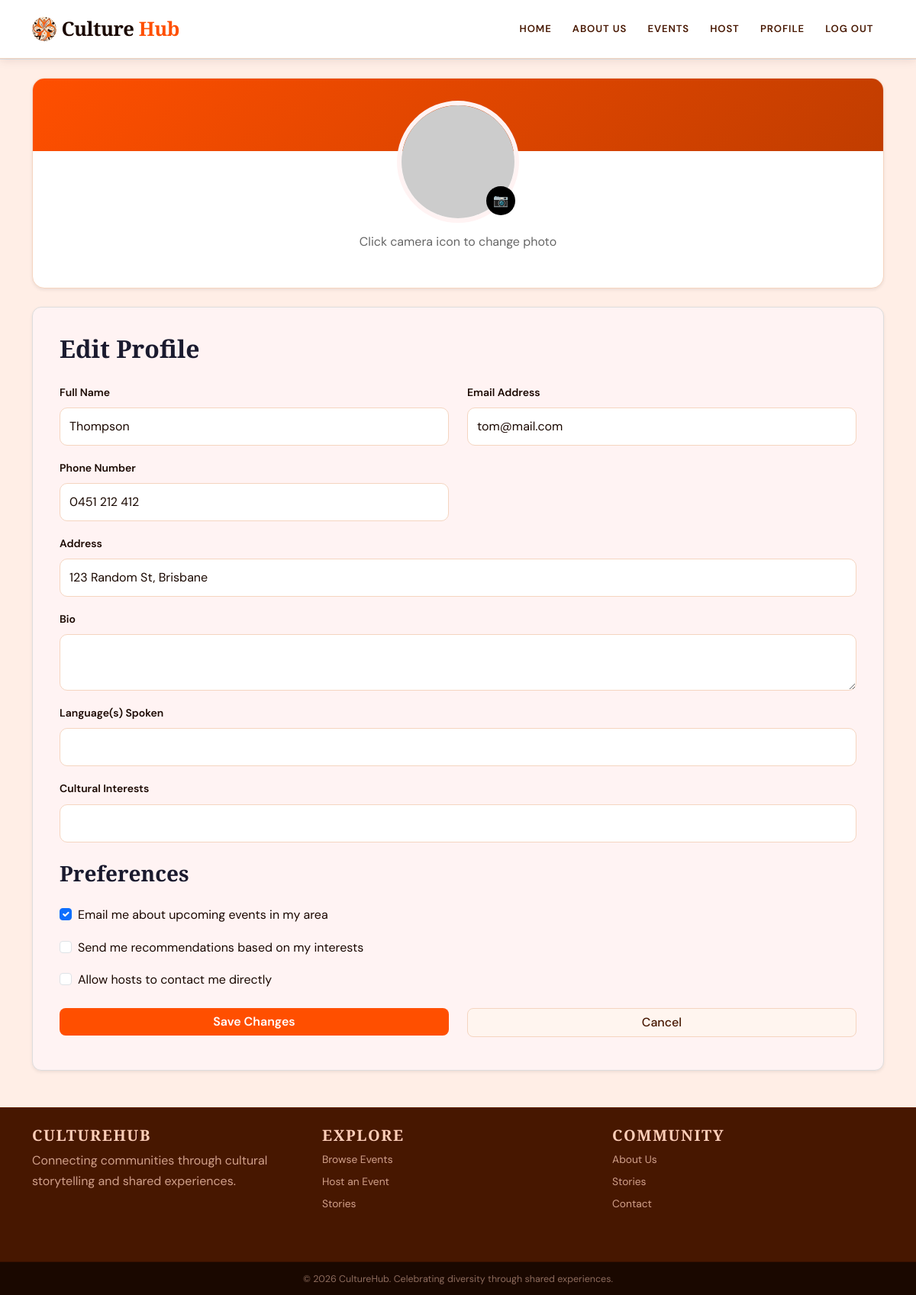
Page /user/edit-profile (signed in) on the committed database.
### culturehub/models.py (models this page shows)
class User(db.Model, UserMixin):
    id = db.Column(db.Integer, primary_key=True)
    name = db.Column(db.String(100), unique=True, nullable=False)
    email = db.Column(db.String(150), unique=True, nullable=False)
    phone = db.Column(db.String(20), nullable=False)
    address = db.Column(db.String(255), nullable=False)
    password_hash = db.Column(db.String(255), nullable=False)
    profile_image = db.Column(db.String(255), nullable=True)
    events = db.relationship('Event', backref='user', lazy=True)
    comments = db.relationship('Comment', backref='user', lazy=True)
    orders = db.relationship('Order', backref='user', lazy=True)
    bio = db.Column(db.Text, nullable=True)  # Optional field for user biography
    language = db.Column(db.String(255), nullable=True)  # Optional field for user's preferred language
    cultural_interests = db.Column(db.String(255), nullable=True)  # Optional field for user's cultural interests
    created_at = db.Column(db.DateTime, default=datetime.now)  # Timestamp for when the user account was created

### culturehub/views.py (the view, shortened to what this page needs)
@main_bp.route('/user/edit-profile', methods=['GET', 'POST'])
@login_required
def edit_profile():
    form = EditProfileForm(obj=current_user)
    if form.validate_on_submit():
        print("FROM SUBMITTED")
        print("PROFILE IMAGE DATA:", form.profile_image.data)
    return render_template('user/edit_profile.html', form=form, user=current_user)

### culturehub/forms.py
class EditProfileForm(FlaskForm):
    name = StringField("Full Name", validators=[InputRequired()])
    email = StringField("Email Address", validators=[InputRequired(), Email()])
    phone = StringField("Phone Number", validators=[InputRequired()])
    address = StringField("Address", validators=[InputRequired()])
    bio = TextAreaField("Bio", validators=[Length(max=500)])
    languages = StringField("Language(s) Spoken")
    cultural_interests = StringField("Cultural Interests")
    profile_image = FileField(
        "Profile Image",
        validators=[
            FileAllowed(["jpg", "jpeg", "png", "webp"], "Images only!")
        ]
    )
    submit = SubmitField("Update Profile")

### culturehub/templates/user/edit_profile.html (shortened to what this page needs)
{% extends "base.html" %}
{% block content %}
<div class="container my-4">
    <form method="POST" action="{{ url_for('main.edit_profile') }}" enctype="multipart/form-data">
    <section class="profile-header shadow-sm mb-4">
        <div class="edit-profile-banner text-center">
            <div class="profile-image-wrapper">
                <img src="{{ url_for('static', filename='profile_pics/' + user.profile_image)
                     if user.profile_image else 'https://placehold.co/160x160' }}" alt="Profile photo"
                    class="edit-profile-photo" id="profileImagePreview">
                <button type="button" class="camera-btn"
                    onclick="document.getElementById('profileImageInput').click();">
                    📷
                </button>
            </div>
            <p class="upload-text">
                Click camera icon to change photo
            </p>
        </div>
    </section>
    <section class="edit-profile-form shadow-sm">
        <h2 class="form-title">Edit Profile</h2>
        <div class="row">
            <div class="col-md-6 mb-3">
                {{ form.name.label(class="form-label") }}
                {{ form.name(class="form-control") }}
            </div>
            <div class="col-md-6 mb-3">
                {{ form.email.label(class="form-label") }}
                {{ form.email(class="form-control") }}
            </div>
        </div>
        <div class="row">
            <div class="col-md-6 mb-3">
                {{ form.phone.label(class="form-label") }}
                {{ form.phone(class="form-control") }}
            </div>
        </div>
        <div class="mb-3">
            {{ form.address.label(class="form-label") }}
            {{ form.address(class="form-control") }}
        </div>
        <div class="mb-3">
            {{ form.bio.label(class="form-label") }}
            {{ form.bio(class="form-control") }}
        </div>
        <div class="mb-3">
            {{ form.languages.label(class="form-label") }}
            {{ form.languages(class="form-control") }}
        </div>
        <div class="mb-4">
            {{ form.cultural_interests.label(class="form-label") }}
            {{ form.cultural_interests(class="form-control") }}
        </div>
        <h3 class="preferences-title">Preferences</h3>
        <div class="form-check mb-3">
            <input class="form-check-input" type="checkbox" checked>
            <label class="form-check-label">
                Email me about upcoming events in my area
            </label>
        </div>
        <div class="form-check mb-3">
            <input class="form-check-input" type="checkbox">
            <label class="form-check-label">
                Send me recommendations based on my interests
            </label>
        </div>
        <div class="form-check mb-4">
            <input class="form-check-input" type="checkbox">
            <label class="form-check-label">
                Allow hosts to contact me directly
            </label>
        </div>
        <div class="row">
            <div class="col-md-6 mb-2">
                <button type="submit" class="btn btn-primary w-100">
                    Save Changes
                </button>
            </div>
            <div class="col-md-6 mb-2">
                <a href="{{ url_for('main.profile') }}" class="btn btn-light w-100">
                    Cancel
                </a>
            </div>
        </div>
    </section>
    </form>
</div>
{% endblock %}

### culturehub/static/style/stylesheet.css (style rules this page uses)
:root { --cream-light: #FFEEE6; --cream: #FFCEB8; --accent: #FF4F00; --accent-dark: #C13D00; --accent-pale: rgba(255, 79, 0, 0.10); --brown: #471700; --brown-dark: #1A0800; --text: #1A0800; --text-mid: #471700; --text-muted: #8B4A2B; --border: rgba(255, 79, 0, 0.18); --card: #FFF5EF; --card-border: #F5D5C0; --font-display: 'Playfair Display', serif; --font-body: 'DM Sans', sans-serif; --radius: 10px; --radius-lg: 16px; --shadow-sm: 0 2px 12px rgba(71, 23, 0, 0.10); --shadow: 0 8px 32px rgba(71, 23, 0, 0.14); --transition: all 0.22s cubic-bezier(0.4, 0, 0.2, 1); }
*, *::before, *::after { box-sizing: border-box; }
html { scroll-behavior: smooth; }
body { font-family: var(--font-body); background-color: var(--cream-light); color: var(--text); font-size: 1rem; line-height: 1.65; min-height: 100vh; }
h1, h2, h3, h4, h5, h6 { font-family: var(--font-display); color: var(--text); }
a { color: var(--accent); text-decoration: none; transition: var(--transition); }
.btn-primary, .btn-primary:hover, .btn-primary:active, .btn-primary:focus, .btn-primary:visited { background: var(--accent) !important; border-color: var(--accent) !important; color: #fff !important; font-family: var(--font-body) !important; font-weight: 600 !important; border-radius: 8px !important; transition: var(--transition) !important; }
.btn-light, .btn-secondary { background: var(--card) !important; border-color: var(--card-border) !important; color: var(--text-mid) !important; border-radius: 8px !important; font-weight: 500 !important; }
.form-control { background: #fff !important; border: 1px solid var(--card-border) !important; color: var(--text) !important; border-radius: var(--radius) !important; font-family: var(--font-body) !important; }
.form-control::placeholder { color: var(--text-muted) !important; opacity: 0.7; }
.form-label { font-weight: 600 !important; color: var(--text) !important; font-size: 0.875rem; }
.profile-header { background: #fff !important; border: 1px solid var(--card-border) !important; border-radius: var(--radius-lg) !important; }

### culturehub/templates/user/edit_profile.html (style rules this page uses)
.profile-header { background-color: #fff3f3; border-radius: 10px; overflow: hidden; border: 1px solid #ddd; }
.edit-profile-form { background-color: #fff3f3; border-radius: 12px; padding: 35px; border: 1px solid #ddd; }
.form-title, .preferences-title { color: #1a1a2e; font-weight: bold; margin-bottom: 25px; }
.edit-profile-banner { padding-bottom: 30px; }
.profile-image-wrapper { position: relative; display: inline-block; margin-top: -70px; }
.edit-profile-photo { width: 160px; height: 160px; border-radius: 50%; border: 6px solid #fff3f3; object-fit: cover; }
.camera-btn { position: absolute; bottom: 10px; right: 5px; border: none; border-radius: 50%; width: 38px; height: 38px; background-color: black; color: white; cursor: pointer; }
.upload-text { margin-top: 12px; color: #666; }
.edit-profile-form .form-label { color: #1a1a2e; font-weight: 600; }
.edit-profile-form .form-control { border-radius: 8px; padding: 12px; }
.edit-profile-form .btn-primary { background-color: #4b35f5; border: none; }
.edit-profile-form .btn-light { border: 1px solid #ddd; background-color: white; }

### rows in the picture
User: name "Thompson", email "tom@mail.com", phone "0451 212 412", address "123 Random St, Brisbane"
